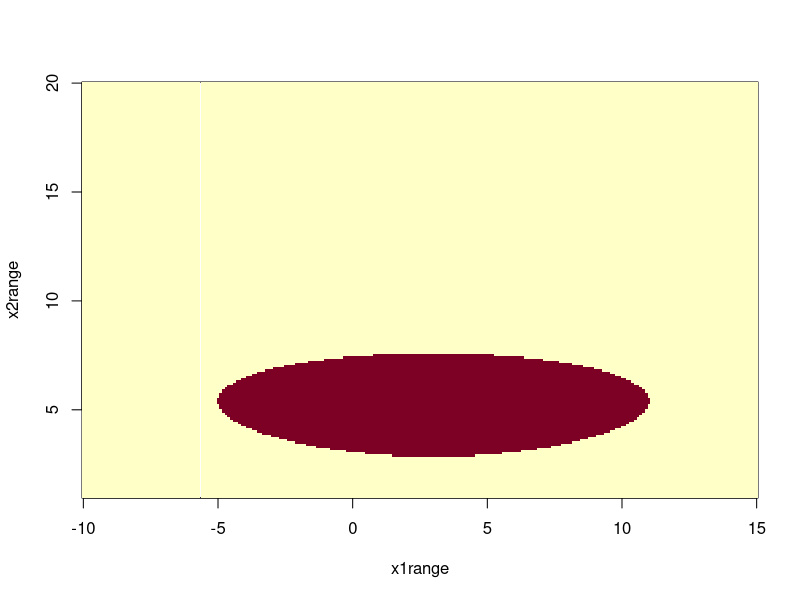
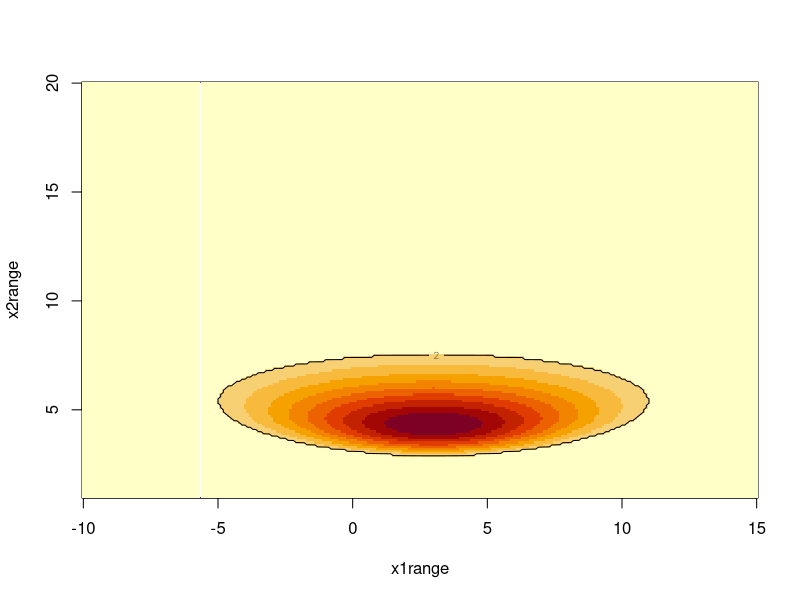

Reproduce these figures in R, in order.
## ---- chunk 1
myfun <- function(x1, x2 = 4){
  10^6 * x2^-6 * exp(-1/(2*x2^2) * (120 - 6*x1 + x1^2))
}

ind_myfun <- function(x1, x2){
  as.numeric(myfun(x1, x2) >= 2)
}
## ---- chunk 2
dx <- 0.1
x1range <- seq(-10, 15, dx)
x2range <- seq(1, 20, dx)
## ---- chunk 3
val <- outer(x1range, x2range, FUN = ind_myfun)
image(x = x1range, y = x2range, z = val)
## ---- chunk 4
sum(val) * dx * dx
## ---- chunk 5
val <- outer(x1range, x2range, FUN = myfun)
val[val < 2] <- 0
image(x = x1range, y = x2range, z = val)
contour(x = x1range, y = x2range, z = val, levels = 2, add = T)
## ---- chunk 6
sum(val) * dx * dx
